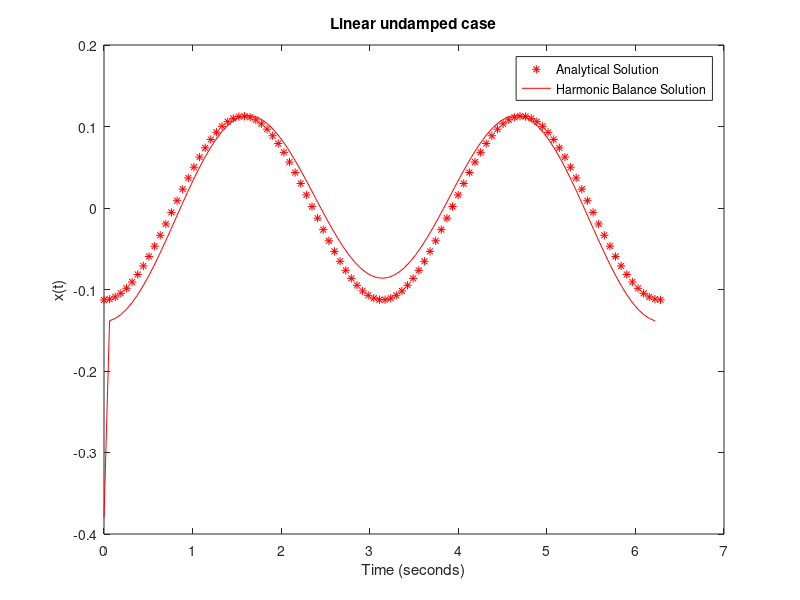

Write the MATLAB code that produced this figure.
function utsav()
% Utsav Parmar 
% U00768046
clear all
clc
close all

%ddx + x = cos(w*t)

N=100;
t=linspace(0,2*1*pi, N+1);
t = t(1:end-1)';
T=2;
w=2*pi/T;
omega =[0,-1:-1:floor(-N/2),floor(N/2-1):-1:1]'+0.0000001;
Omega=w*omega;
f=cos(2.*t);
F=fft(f);
t_eval = linspace(0,2*pi,100);
X_analytical = (cos(2*t_eval)/(1-w.^2));
%plot(t_eval,X_analytical, '-r');
x0 = 0*ones(N,1);

X1 = fminsearch(uvfun(),F);

function RES = uvfun(x0)
 dX=Omega.*F;
 dx=ifft(dX);
 ddx = ifft(-Omega.^2.*F);
 x0=ddx./Omega.^2;
 error = (ddx + x0 - f);
 RES = @(F) sum((error).^2);
end
 plot(t_eval,X_analytical,'r*',t,ifft(X1)/(1-w.^2), 'r-');
 xlabel('Time (seconds)');
 ylabel('x(t)');
 title('Linear undamped case')
 legend('Analytical Solution','Harmonic Balance Solution')
end
